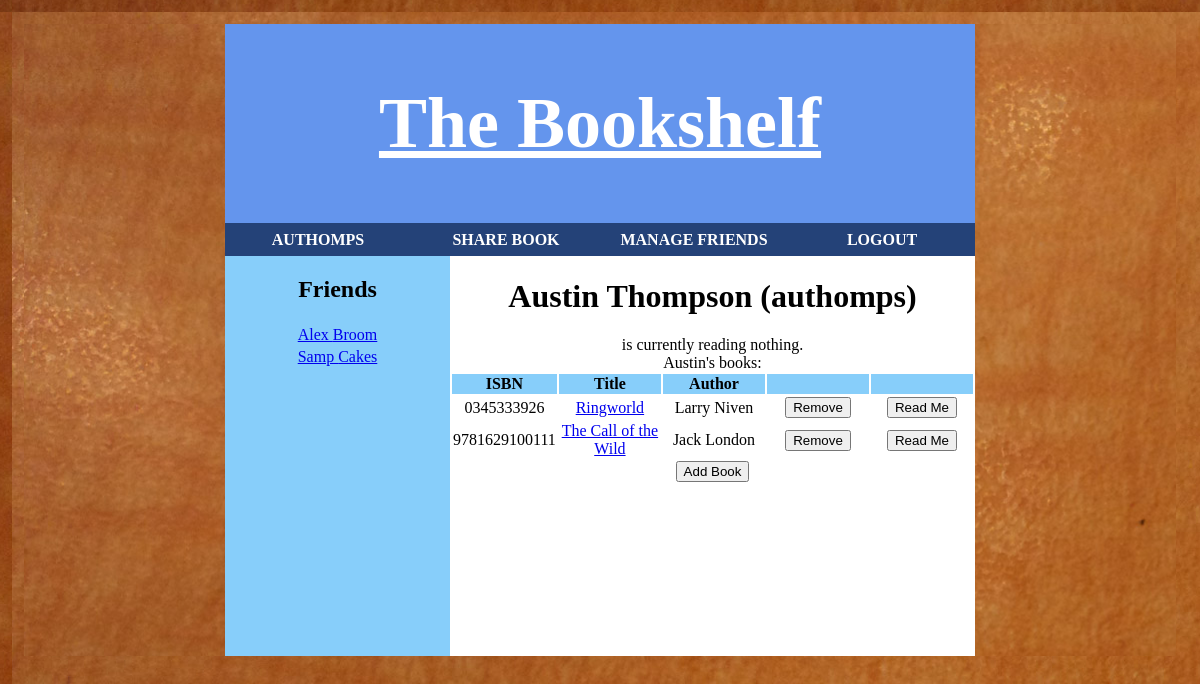
The app's page /user_homepage.php (signed in), older data.
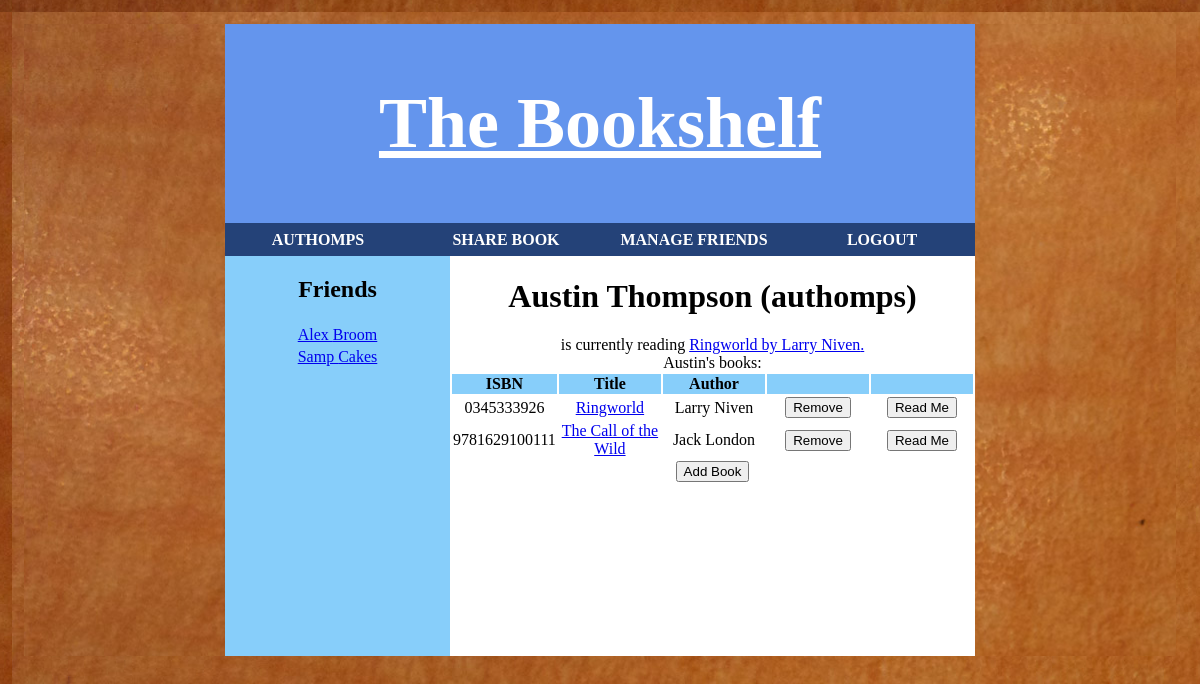
The same page, newer data.
### tables this page shows
CREATE TABLE books
( 	isbn VARCHAR(13) NOT NULL PRIMARY KEY,
	title VARCHAR(50),
	author_first_name VARCHAR(20),
	author_last_name VARCHAR(20)
);

### user_homepage.php (the view, shortened to what this page needs)
<?php
	$username = $_SESSION['username'];
?>
<!DOCTYPE html>
<html>
<head>
	<link rel="stylesheet" type="text/css" href="css/bookshelf.css" />
</head>
<body>
	<div id="wrap">
		<?php
			include('directory.php');
			include('friends_list.php');
		?>
		<div id="main">
			<?php
				include('access_database.php');
				$nameQuery = "SELECT first_name, last_name, current_book FROM users WHERE username = '".$username."'";
				$nameInfo = $db->query($nameQuery);
				$row = $nameInfo->fetch_assoc();
				$name = $row['first_name']." ".$row['last_name'];
				echo '<h1 id="user_profile_name">'.$name." (".$username.")</h1>";
				if (!is_null($row['current_book'])) {
					$bookQuery = "SELECT title, author_first_name, author_last_name FROM books where isbn = '".$row['current_book']."'";
					$bookInfo = $db->query($bookQuery);
					$row2 = $bookInfo->fetch_assoc();
					$book = $row2['title']." by ".$row2['author_first_name']." ".$row2['author_last_name'];
					echo '<p id="user_currently_reading"> is currently reading <a href="book_view.php?isbn='.$row['current_book'].'">'.$book.".</a></p>";
				} else {
					echo '<p id="user_currently_reading"> is currently reading nothing. </p>';
				}
				echo "<p>".$row['first_name']."'s books:</p>";
				$bookQuery = "SELECT isbn, title, author_first_name, author_last_name FROM books JOIN usersBooks WHERE isbn = book AND user = '".$username."'";
				$bookStmt = $db->query($bookQuery);
				$num_rows = $bookStmt->num_rows;
				if ($num_rows == 0) {
					echo "<br>You have no books<br>";
				} else {
					echo "<table>";
					echo '<tr><th>ISBN</th><th>Title</th><th>Author</th><th/><th/></tr>';
					for ($i=0; $i < $num_rows; $i++) {
						$row = $bookStmt->fetch_assoc();
						echo '<form action="process_user_remove_book.php" method="post">';
						echo '<tr><td>'.$row['isbn'].'</td><td>'.'<a href="book_view.php?isbn='.$row['isbn'].'">'.$row['title'].'</a>'.'</td><td>'.$row['author_first_name'].' '.$row['author_last_name'].'</td><td><input type="submit" name="remove" value="Remove"></td><td><input type = "submit" name="reading" value="Read Me"></td><input type ="hidden" name="isbn" value="'.$row['isbn'].'"></tr>';
						echo '</form>';
					}
					echo "</table>";
				}
			?>
			<button type="button" onclick="location.href='user_add_book.php'">Add Book</button>
		</div>
	</div>
</body>
</html>

Row changes from the older to the newer data that the page shows:
changed users "Austin Thompson": current_book empty → "0345333926" (drawn)
shown differently, row unchanged: books "Ringworld": book (not shown) → "Ringworld by Larry Niven"
Text that changed along with them:
text no longer shown: "is currently reading nothing."
text now shown: "is currently reading ."
